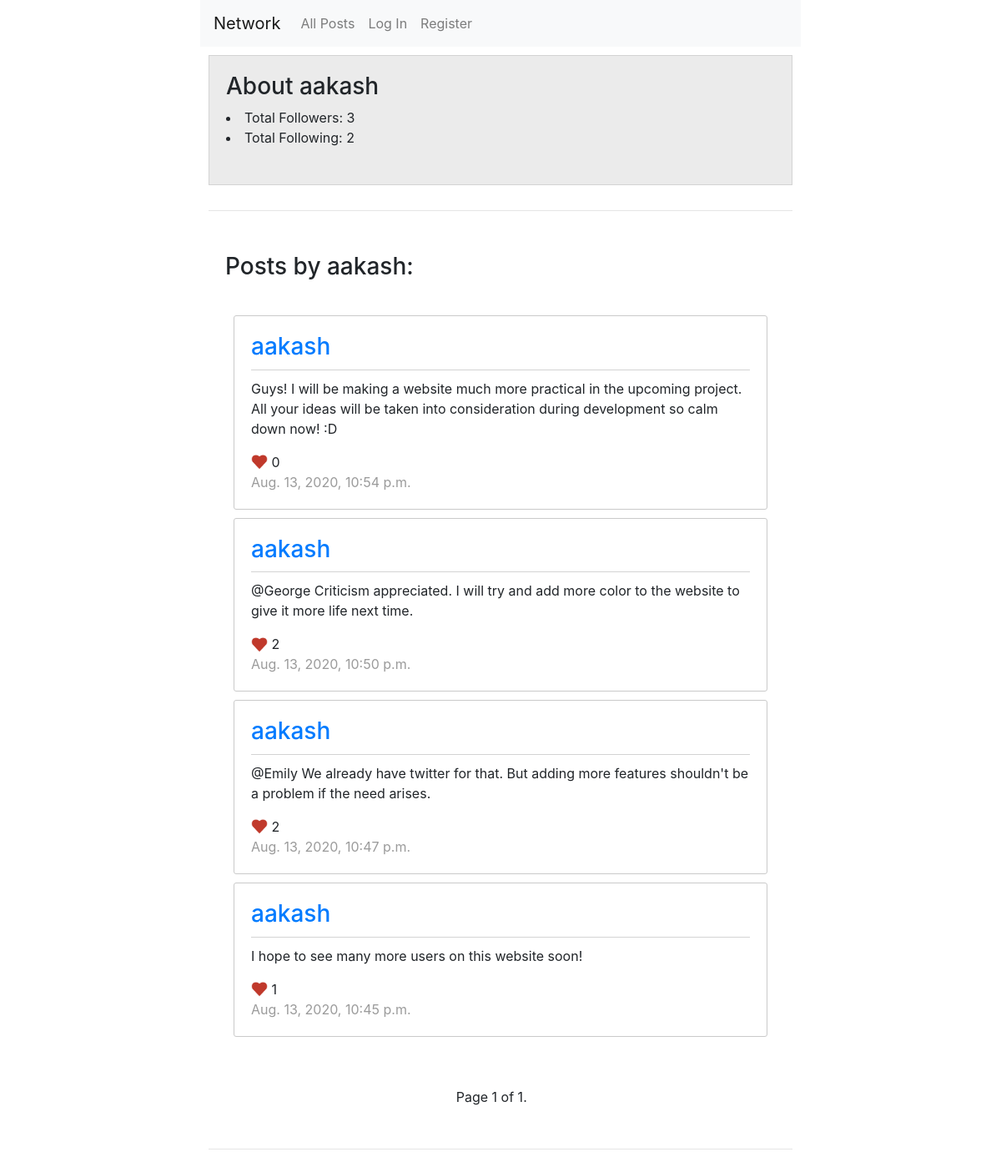
Page /profile/aakash on the committed database.
### network/models.py (models this page shows, shortened)
class User(AbstractUser):
    pass

class Post(models.Model):
    user = models.ForeignKey(User, on_delete=models.CASCADE)
    content = models.CharField(max_length=300)
    liked_by = models.ManyToManyField(User, related_name="likes")
    total_likes = models.IntegerField(default=0)
    timestamp = models.DateTimeField(auto_now_add=True)

### network/views.py (the view)
# urls.py: path("profile/<str:username>", views.userProfile, name="userProfile"),
def userProfile(request, username):
    current_user = request.user
    target_user = User.objects.get(username=username)
    total_followers = Follow.objects.filter(following=target_user).count()
    total_following = Follow.objects.filter(follower=target_user).count()
    posts = Post.objects.filter(user=target_user).order_by('-timestamp')
    paginator = Paginator(posts, 10)
    page_number = request.GET.get('page')
    page_obj = paginator.get_page(page_number)
    if current_user.is_authenticated:
        try:
            Follow.objects.get(follower=request.user, following=target_user)
            is_follower = True
        except ObjectDoesNotExist as e:
            is_follower = False
    else:
        is_follower = None
    context = {
        "target_user": target_user,
        "total_followers": total_followers,
        "total_following": total_following,
        "page_obj": page_obj,
        "is_follower": is_follower,
        "current_user": current_user
    }
    return render(request, "network/userProfile.html", context)

### network/templates/network/userProfile.html (shortened to what this page needs)
{% extends "network/layout.html" %}
{% load static %}
{% load tz %}
{% block body %}
    <div id="about_user">
        <h3>About {{target_user.username}}</h3>
        <li>Total Followers: {{ total_followers }}</li>
        <li>Total Following: {{ total_following }}</li>
        <br>
    </div>
    <hr>
    <div id = "postArea">
        <h3>Posts by {{ target_user.username }}:</h3><br>
        {% if page_obj %}
        {% for post in page_obj %}
        <div id="post_{{ post.id }}" class='post_container'>
            <a href="{% url 'userProfile' username=post.user.username %}"><h3>{{ post.user.username }}</h3></a>
            <p class="content">{{ post.content }}</p>
            <img src="{% static 'network/heart.png' %}" style="height: 20px; width: 20px; margin-top: -5px">
            <text class="total_likes">{{ post.total_likes }}</text>
            <time class="time" style="display: block;">{{ post.timestamp|localtime }}</time>
        </div>
    {% endfor %}
        {% else %}
            <text>No posts have been made.</text>
        {% endif %}
    </div>
    <div class="pagination">
        <span class="step-links">
            <span class="prev">
            </span>
            <span class="current">
                Page {{ page_obj.number }} of {{ page_obj.paginator.num_pages }}.
            </span>
            <span class="next">
            </span>
        </span>
    </div>
    <hr>
{% endblock %}

### network/static/network/styles.css (style rules this page uses)
body { margin-left: 20%; margin-right: 20%; }
hr { margin: 30px 10px 30px 10px; }
.post_container { padding: 20px; border: 1px solid rgb(202, 202, 202); border-radius: 3px; margin: 10px; }
#about_user { margin: 10px; border: 1px solid rgb(211, 211, 211); background-color: rgb(235, 235, 235); padding: 20px; }
#postArea { margin: 10px; padding: 20px; }
.time { color: rgb(155, 155, 155); }
.content { margin-top: 10px; border-top: 1px solid rgb(211, 211, 211); padding-top: 10px; }
.pagination { width: fit-content; margin-left: auto; margin-right: auto; padding: 20px; }
.step-links { width: 340px; display: flex; flex-direction: row; }
.prev { flex: 34%; }
.current { flex: 28%; }
.next { flex: 37%; }

### rows in the picture
User: username "aakash"
Post: user.username "aakash", content "Guys! I will be making a website much more practical in the upcoming project. All your ideas will be taken into consideration during development so calm down now! :D", total_likes "0", timestamp "Aug. 13, 2020, 10:54 p.m."
Post: user.username "aakash", content "@George Criticism appreciated. I will try and add more color to the website to give it more life next time.", total_likes "2", timestamp "Aug. 13, 2020, 10:50 p.m."
Post: user.username "aakash", content "@Emily We already have twitter for that. But adding more features shouldn't be a problem if the need arises.", total_likes "2", timestamp "Aug. 13, 2020, 10:47 p.m."
Post: user.username "aakash", content "I hope to see many more users on this website soon!", total_likes "1", timestamp "Aug. 13, 2020, 10:45 p.m."

### other values in the picture
{{ total_followers }} "3"
{{ total_following }} "2"
{{ page_obj.number }} "1"
{{ page_obj.paginator.num_pages }} "1"
